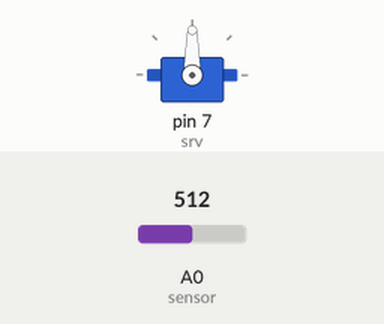
This sketch was run on a simulated Arduino Uno, built with avr-gcc and run on an emulated ATmega328P. On the bench: servo. The inputs (shaded band) are chosen by the test bench; at power-on: A0 (sensor) = 512.

Above: at 2.8 s.
2.9 s: A0 (sensor) set to 484
At 4.4 s:
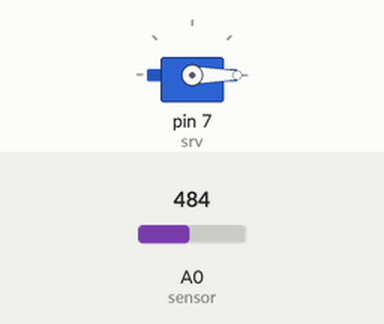
5.6 s: A0 (sensor) set to 510
At 7.1 s:
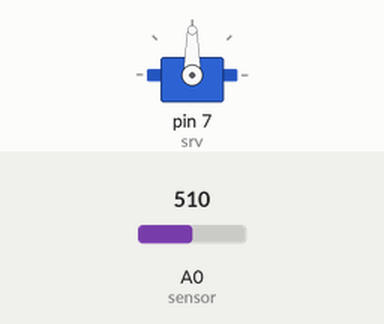
11.5 s: A0 (sensor) set to 490
At 12.9 s:
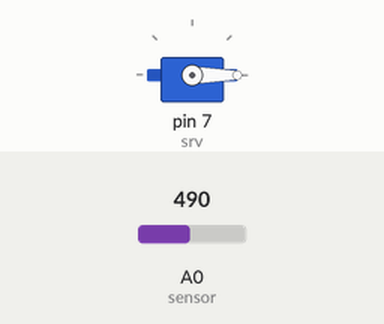
14.2 s: A0 (sensor) set to 511
At 17.1 s:
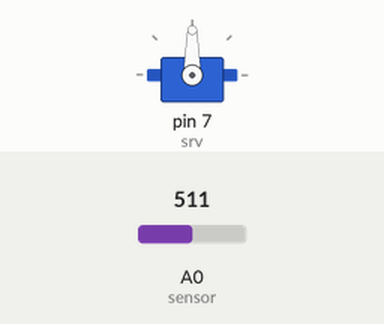
Timing chart, 0 to 18.6 s (numbered marks = the images above; inputs shaded):
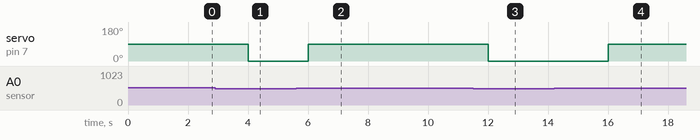

The sketch:

shlagbaum.ino
```cpp
#include <Servo.h>;
#define sensor A0
#define srv 7
Servo servo1;

void setup() {
  pinMode(sensor, INPUT );
  servo1.attach(srv);
  servo1.write(0);  // set servo to mid-point

}

void loop() {
  if(analogRead(sensor)>500){
    servo1.write(90);
    delay(2000);
    servo1.write(0);
  }
  else {
    servo1.write(0);
    delay(2000);
  }

}
```

Measured:
- the behaviour switches between 501 and 500 on A0 (sensor) (found by bisection; images 0 and 1)
- after the input at 2.9 s, servo on pin 7 (srv): 90° → 0° after 1.1 s
- after the input at 5.6 s, servo on pin 7 (srv): 0° → 90° after 0.40 s
- after the input at 11.5 s, servo on pin 7 (srv): 90° → 0° after 0.50 s
- after the input at 14.2 s, servo on pin 7 (srv): 0° → 90° after 1.8 s
